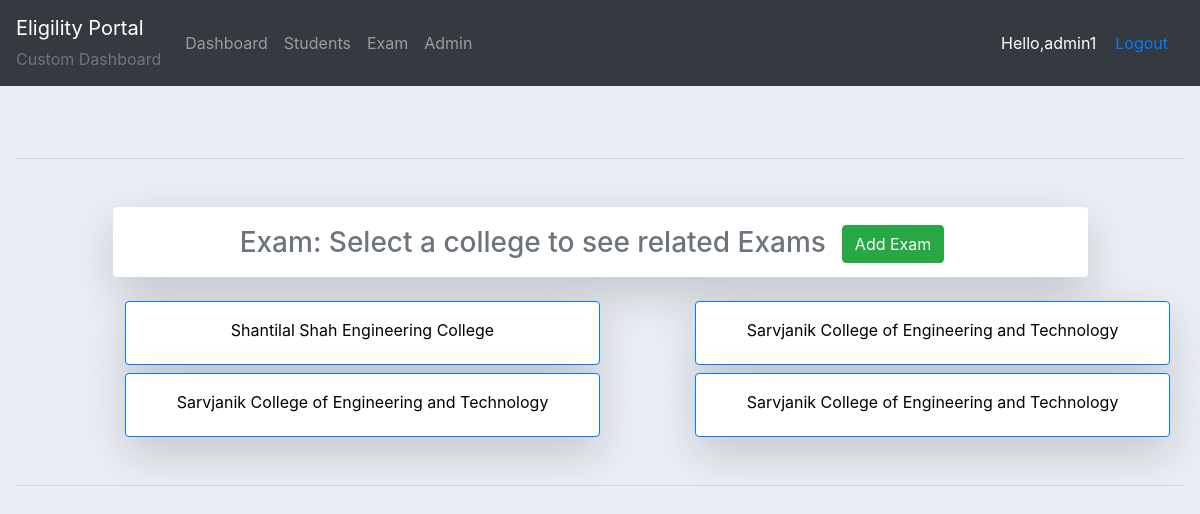
The page /adminapp/exam/ (signed in) on the database as committed earlier.
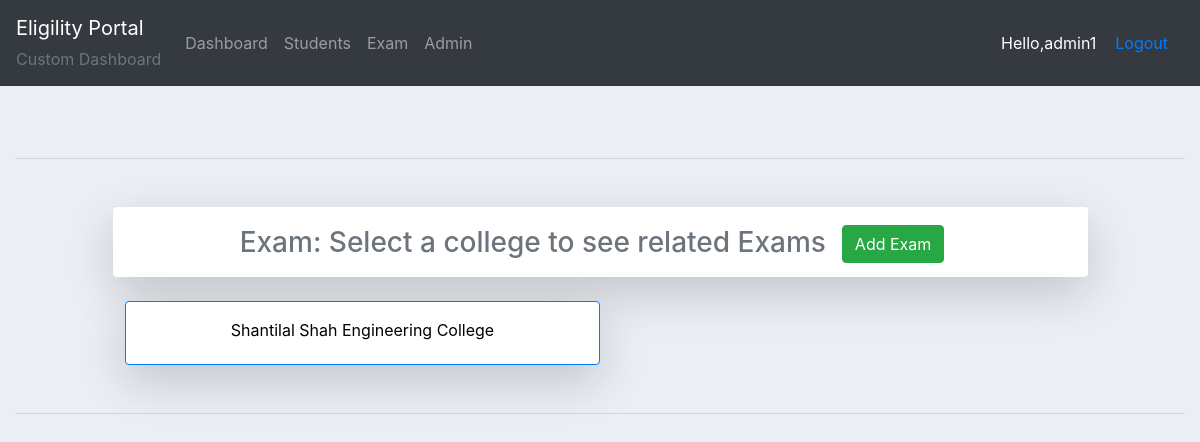
The same page on the database as committed later.
### exam/models.py (models this page shows)
class College(models.Model):
    clg_name = models.CharField(max_length=300)
    def __str__(self):
        return self.clg_name

### exam/decorators.py (the view)
        def wrapper_func(request, *args,  **kwargs):
            group = None
            if request.user.groups.exists():
                group = request.user.groups.all()[0].name
            if group in allowed_roles:
                return view_func(request, *args, **kwargs)
            else:
                return HttpResponse('Not Allowed')

### adminapp/views.py (called while the page is built)
@login_required(login_url='adminapp:loginadmin/')
@allowed_users(allowed_roles=['admin'])
def exam(request):
    college_list = College.objects.all()
    context = {'college_list':college_list}
    return render(request, 'adminapp/exam.html', context)

### adminapp/templates/adminapp/exam.html (shortened to what this page needs)
{% extends 'adminapp/main.html' %}
{% block content %}
<br>
<hr class="my-5">
<div class="colleges col-md-10 offset-md-1 shadow-lg bg-white rounded align-middle"><h3 class="head text-center text-muted align-middle">Exam: Select a college to see related Exams<span class="mx-3"><a href="{% url 'adminapp:addexam' %}" class="btn btn-success">Add Exam</a></span></h3></div>
<div class="container">
	<div class="row mt-3">
	{% for college in college_list %}
		<a href="{% url 'adminapp:college-exam' college.id %}" class="btn btn-primary hover col-md-5 offset-md-1 mt-2 shadow-lg p-3 bg-white rounded">
			<div>{{college}} </div>
		</a>
	{% endfor %}
	</div>
</div>
<br>
<hr class="my-4 bold">
{% endblock  %}

Rows that differ between the two databases and show on the page:
removed College: clg_name "Sarvjanik College of Engineering and Technology"
removed College: clg_name "Sarvjanik College of Engineering and Technology"
removed College: clg_name "Sarvjanik College of Engineering and Technology"
